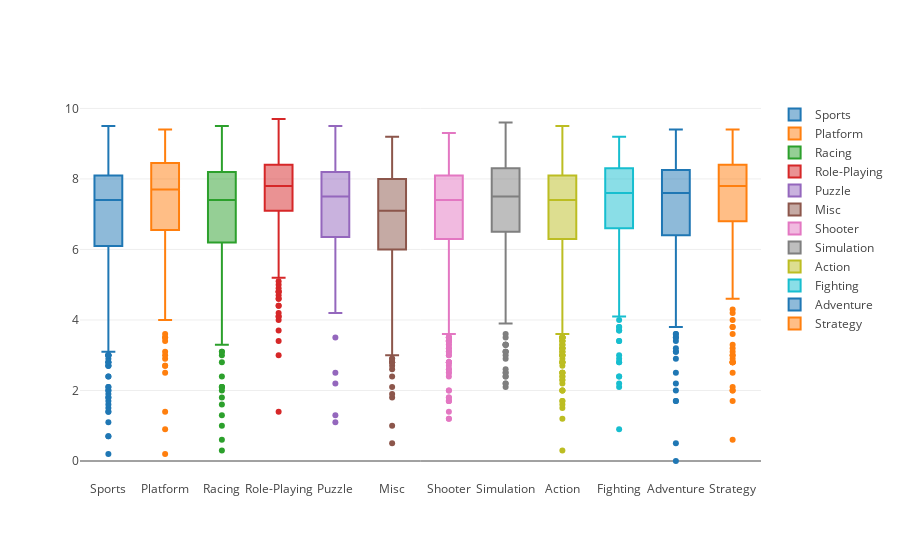

Write notebook code for a chart like this one.
### Code cell
data = []


for genre in df.Genre.unique():
    data.append(
        go.Box(y=df[df.Genre == genre].User_Score, name=genre)
    )
    
iplot(data, show_link=False)

### Figure 1 — Plotly figure (JSON) as saved in the notebook; plotly's stock layout.template omitted (floating-point values rounded to 4 significant figures; data arrays with more than 128 entries replaced by an {"elided": "..."} marker saying what was removed)
{"data": [{"name": "Sports", "type": "box", "uid": "1b7e55b3-fd8e-4fdf-aef4-468c78195f5f", "y": {"elided": "2348 str values"}}, {"name": "Platform", "type": "box", "uid": "0d70316a-8487-433d-9e8c-19412fca2e6e", "y": {"elided": "888 str values"}}, {"name": "Racing", "type": "box", "uid": "ce2a782b-7039-4514-9531-2e7402d375fc", "y": {"elided": "1249 str values"}}, {"name": "Role-Playing", "type": "box", "uid": "9ff82a0e-7ba3-415e-a826-194aece12361", "y": {"elided": "1500 str values"}}, {"name": "Puzzle", "type": "box", "uid": "1b10d5d7-d2ed-44c4-9970-a81486fb7306", "y": {"elided": "580 str values"}}, {"name": "Misc", "type": "box", "uid": "a826ef5f-7650-4d21-8c88-7a9053e20d82", "y": {"elided": "1750 str values"}}, {"name": "Shooter", "type": "box", "uid": "aaf9ac87-da2d-4179-956c-a4e5d2b2f664", "y": {"elided": "1323 str values"}}, {"name": "Simulation", "type": "box", "uid": "eebb7ed8-055c-4c35-931c-5559bcbc1457", "y": {"elided": "874 str values"}}, {"name": "Action", "type": "box", "uid": "6eaba5a8-f16f-47fd-9da8-652997e094cf", "y": {"elided": "3370 str values"}}, {"name": "Fighting", "type": "box", "uid": "95fc8c70-5a46-4ddb-9eb6-f657e2e0e392", "y": {"elided": "849 str values"}}, {"name": "Adventure", "type": "box", "uid": "b91e508c-8144-41f0-8b5b-58f42005b789", "y": {"elided": "1303 str values"}}, {"name": "Strategy", "type": "box", "uid": "3a650f21-9e70-469e-8563-7047a00a7621", "y": {"elided": "683 str values"}}, {"name": "nan", "type": "box", "uid": "b52c6048-c5d0-4ea4-a08f-acdef3a175eb", "y": []}], "layout": {}}
